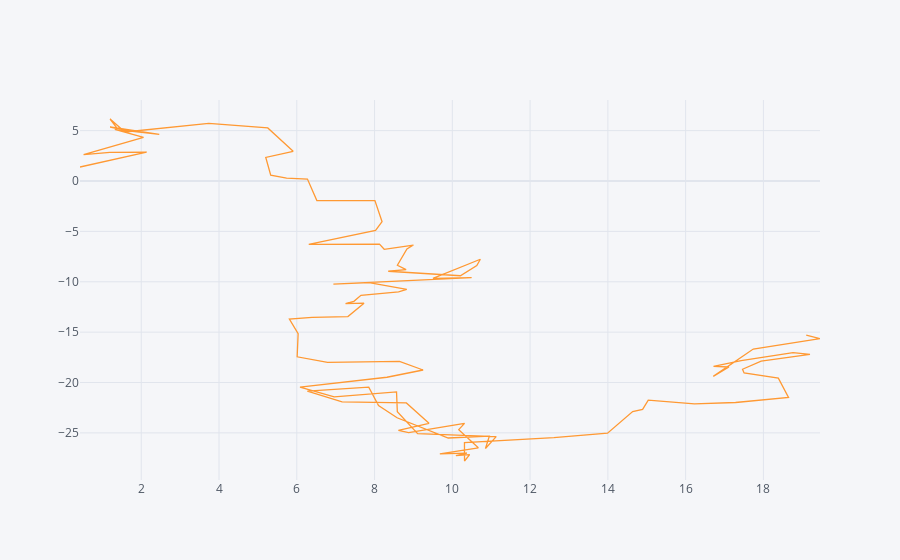

Notebook source saved alongside this figure:
### Code cell
data.iplot(x='A', y='B')
# be deafult kind='scatter'
